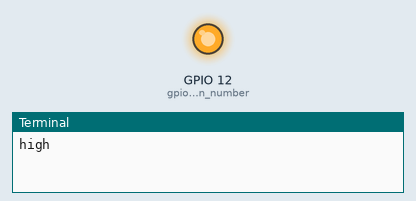
Simulated run of this program. Board: Raspberry Pi (BCM pin numbers). On the bench: output pins drawn as LEDs (lit = HIGH), the last lines printed to the terminal. At 18.0 s the program stops and its outputs stay as they are.

Above: at 1.5 s.
At 4.5 s:
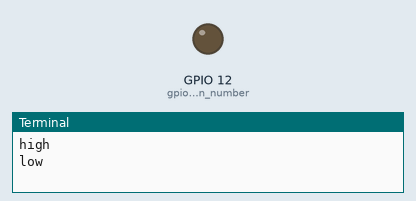
Timing chart, 0 to 7.8 s (numbered marks = the images above):
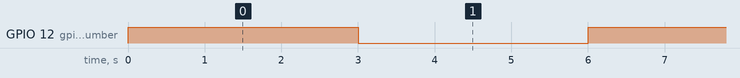

The program:

relay.py
```python
#initialization
import RPi.GPIO as GPIO
import time

GPIO.setmode(GPIO.BCM) # use BCM pin numbering
GPIO.setwarnings(True)
gpio_pin_number = 12
GPIO.setup(gpio_pin_number, GPIO.OUT) # mark for output

#end of initialization; following could be called multiple times.

for i in range (0, 3):
	GPIO.output(gpio_pin_number, GPIO.HIGH) # output high / 3.3v
	print("high")
	time.sleep(3)
	GPIO.output(gpio_pin_number, GPIO.LOW) # output low / 0v
	print("low")
	time.sleep(3)

GPIO.cleanup()
```

Measured:
- by itself, GPIO 12 (gpio_pin_number): alternates HIGH for 3.0 s and LOW for 3.0 s
